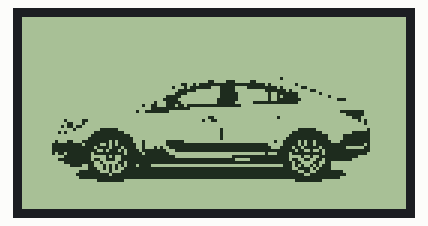
Simulated run of this sketch. Board: Arduino Uno, built with avr-gcc and run on an emulated ATmega328P. Shown: 128×64 one-colour display.

Above: at 0.2 s.

The sketch:

BitmapDisplayGrafico.ino
```cpp
/* ======================================================================================================

   Curso de Arduino WR Kits Channel

   Display Gráfico 128x64

   Imagem Bitmap


   Autor: Eng. Wagner Rambo  Data: Julho de 2018


   www.wrkits.com.br | facebook.com/wrkits | youtube.com/canalwrkits


====================================================================================================== */


// ======================================================================================================
// --- Bibliotecas ---
#include <U8glib.h>


// ======================================================================================================
// --- Objetos ---
U8GLIB_ST7920_128X64_1X u8g( 6,  //E
                             5,  //R/W
                             4,  //RS
                             7); //RST


// ======================================================================================================
// --- Imagem Bitmap ---
const uint8_t img_bitmap[] U8G_PROGMEM = {

   0x00, 0x00, 0x00, 0x00, 0x00, 0x00, 0x00, 0x00, 0x00, 0x00, 0x00, 0x00,
   0x00, 0x00, 0x00, 0x00, 0x00, 0x00, 0x00, 0x00, 0x00, 0x00, 0x00, 0x00,
   0x00, 0x00, 0x00, 0x00, 0x00, 0x00, 0x00, 0x00, 0x00, 0x00, 0x00, 0x00,
   0x00, 0x00, 0x00, 0x00, 0x00, 0x00, 0x00, 0x00, 0x00, 0x00, 0x00, 0x00,
   0x00, 0x00, 0x00, 0x00, 0x00, 0x00, 0x00, 0x00, 0x00, 0x00, 0x00, 0x00,
   0x00, 0x00, 0x00, 0x00, 0x00, 0x00, 0x00, 0x00, 0x00, 0x00, 0x00, 0x00,
   0x00, 0x00, 0x00, 0x00, 0x00, 0x00, 0x00, 0x00, 0x00, 0x00, 0x00, 0x00,
   0x00, 0x00, 0x00, 0x00, 0x00, 0x00, 0x00, 0x00, 0x00, 0x00, 0x00, 0x00,
   0x00, 0x00, 0x00, 0x00, 0x00, 0x00, 0x00, 0x00, 0x00, 0x00, 0x00, 0x00,
   0x00, 0x00, 0x00, 0x00, 0x00, 0x00, 0x00, 0x00, 0x00, 0x00, 0x00, 0x00,
   0x00, 0x00, 0x00, 0x00, 0x00, 0x00, 0x00, 0x00, 0x00, 0x00, 0x00, 0x00,
   0x00, 0x00, 0x00, 0x00, 0x00, 0x00, 0x00, 0x00, 0x00, 0x00, 0x00, 0x00,
   0x00, 0x00, 0x00, 0x00, 0x00, 0x00, 0x00, 0x00, 0x00, 0x00, 0x00, 0x00,
   0x00, 0x00, 0x00, 0x00, 0x00, 0x00, 0x00, 0x00, 0x00, 0x00, 0x00, 0x00,
   0x00, 0x00, 0x00, 0x00, 0x00, 0x00, 0x00, 0x00, 0x00, 0x00, 0x00, 0x00,
   0x00, 0x00, 0x00, 0x00, 0x00, 0x00, 0x00, 0x00, 0x00, 0x00, 0x00, 0x00,
   0x00, 0x00, 0x00, 0x00, 0x00, 0x00, 0x00, 0x00, 0x00, 0x00, 0x00, 0x00,
   0x00, 0x00, 0x00, 0x00, 0x00, 0x00, 0x00, 0x00, 0x00, 0x00, 0x00, 0x00,
   0x00, 0x00, 0x00, 0x00, 0x00, 0x00, 0x00, 0x00, 0x00, 0x00, 0x00, 0x00,
   0x00, 0x00, 0x00, 0x00, 0x00, 0x00, 0x00, 0x00, 0x00, 0x00, 0x00, 0x00,
   0x00, 0x00, 0x00, 0x00, 0x00, 0x00, 0x00, 0x00, 0x00, 0x00, 0x00, 0x00,
   0x00, 0x00, 0x00, 0x00, 0x00, 0x00, 0x00, 0x00, 0x00, 0x00, 0x00, 0x00,
   0x00, 0x00, 0x00, 0x00, 0x00, 0x00, 0x00, 0x00, 0x00, 0x00, 0x00, 0x00,
   0x00, 0x00, 0x00, 0x00, 0x00, 0x00, 0x00, 0x00, 0x00, 0x00, 0x00, 0x00,
   0x00, 0x00, 0x00, 0x00, 0x00, 0x00, 0x00, 0x00, 0x00, 0x00, 0x00, 0x00,
   0x00, 0x00, 0x00, 0x00, 0x00, 0x00, 0x00, 0x00, 0x00, 0x00, 0x00, 0x00,
   0x00, 0x00, 0x00, 0x00, 0x00, 0x00, 0x00, 0x00, 0x00, 0x00, 0x00, 0x00,
   0x00, 0x00, 0x00, 0x00, 0x00, 0x00, 0x40, 0x00, 0x00, 0x00, 0x00, 0x00,
   0x00, 0x00, 0x00, 0x00, 0x00, 0x00, 0x00, 0xc0, 0x70, 0x30, 0x00, 0x00,
   0x00, 0x00, 0x00, 0x00, 0x00, 0x00, 0x00, 0x00, 0x00, 0x00, 0x60, 0xfa,
   0xff, 0xff, 0x05, 0x08, 0x00, 0x00, 0x00, 0x00, 0x00, 0x00, 0x00, 0x00,
   0x00, 0x00, 0x44, 0x7f, 0x7c, 0xf8, 0x5f, 0x60, 0x00, 0x00, 0x00, 0x00,
   0x00, 0x00, 0x00, 0x00, 0x00, 0x00, 0xf0, 0x03, 0x7c, 0x00, 0xfe, 0x02,
   0x03, 0x00, 0x00, 0x00, 0x00, 0x00, 0x00, 0x00, 0x00, 0x00, 0x78, 0x00,
   0xfc, 0x00, 0xe4, 0x0f, 0x08, 0x00, 0x00, 0x00, 0x00, 0x00, 0x00, 0x00,
   0x00, 0x00, 0x1f, 0x00, 0xfc, 0x00, 0xa4, 0x0f, 0x40, 0x00, 0x00, 0x00,
   0x00, 0x00, 0x00, 0x00, 0x00, 0x80, 0x0f, 0x00, 0xfe, 0x00, 0xe4, 0x1f,
   0x00, 0x0e, 0x00, 0x00, 0x00, 0x00, 0x00, 0x00, 0x00, 0x10, 0x1f, 0x00,
   0x7e, 0xe0, 0xff, 0x0f, 0x00, 0x00, 0x00, 0x00, 0x00, 0x00, 0x00, 0x00,
   0x00, 0x19, 0xb7, 0xff, 0xff, 0x01, 0x00, 0x00, 0x00, 0x00, 0x00, 0x00,
   0x00, 0x00, 0x00, 0x00, 0x00, 0xf8, 0xff, 0x00, 0x00, 0x00, 0x00, 0x00,
   0x00, 0x00, 0x00, 0x00, 0x00, 0x00, 0x00, 0x00, 0x40, 0xfe, 0x01, 0x00,
   0x00, 0x00, 0x00, 0x00, 0x00, 0xfc, 0x03, 0x00, 0x00, 0x00, 0x00, 0x00,
   0x00, 0x00, 0x00, 0x00, 0x00, 0x00, 0x00, 0x00, 0x00, 0xf0, 0x03, 0x00,
   0x00, 0x00, 0x00, 0x00, 0x00, 0x00, 0x00, 0xc0, 0x00, 0x00, 0x20, 0x00,
   0x00, 0xc0, 0x01, 0x00, 0x00, 0x40, 0x30, 0x00, 0x00, 0x00, 0x00, 0x90,
   0x01, 0x00, 0x00, 0x00, 0x00, 0x00, 0x05, 0x00, 0x00, 0x80, 0x11, 0x00,
   0x00, 0x00, 0x00, 0x00, 0x00, 0x00, 0x00, 0x00, 0x00, 0x00, 0x04, 0x00,
   0x00, 0xa0, 0x0d, 0x00, 0x00, 0x00, 0x00, 0x00, 0x00, 0x00, 0x00, 0x00,
   0x00, 0x00, 0x00, 0x00, 0x00, 0x00, 0x02, 0xfc, 0x00, 0x00, 0x00, 0x00,
   0x04, 0x00, 0x00, 0xf0, 0x03, 0x00, 0x08, 0x00, 0x00, 0x50, 0x00, 0xff,
   0x03, 0x00, 0x00, 0x00, 0x04, 0x00, 0x00, 0xfc, 0x0f, 0xc0, 0x0f, 0x00,
   0x00, 0x00, 0x80, 0xff, 0x0f, 0x00, 0x00, 0x00, 0x04, 0x00, 0x00, 0xfe,
   0x3f, 0xf8, 0x0f, 0x00, 0x00, 0x00, 0xc0, 0xff, 0x1f, 0x00, 0x00, 0x00,
   0x04, 0x00, 0x00, 0xff, 0x3f, 0xf8, 0x0f, 0x00, 0x00, 0x88, 0xf1, 0x5f,
   0x1f, 0x01, 0x3f, 0x00, 0x00, 0x00, 0x90, 0xaf, 0x7d, 0xfc, 0x0f, 0x00,
   0x00, 0xfc, 0xef, 0x53, 0x3f, 0x01, 0xff, 0xff, 0xff, 0xff, 0x83, 0xaf,
   0xfd, 0xff, 0x0b, 0x00, 0x00, 0xfc, 0xff, 0xde, 0x3d, 0x51, 0xfe, 0xff,
   0xff, 0xff, 0xc7, 0xdb, 0xf7, 0x0f, 0x0c, 0x00, 0x00, 0xfc, 0xff, 0xe9,
   0x7a, 0xff, 0xf8, 0xff, 0xff, 0xff, 0xff, 0x37, 0xe9, 0xff, 0x0f, 0x00,
   0x00, 0xb4, 0x7f, 0xff, 0xfb, 0xfe, 0x01, 0x00, 0x00, 0x00, 0xe2, 0xfd,
   0xef, 0xff, 0x07, 0x00, 0x00, 0xc0, 0x7f, 0x50, 0xfe, 0xff, 0x07, 0x00,
   0xc0, 0xff, 0xff, 0x21, 0xf9, 0xff, 0x00, 0x00, 0x00, 0xf0, 0x7f, 0x73,
   0xfe, 0xff, 0xff, 0xff, 0x7f, 0xf0, 0xff, 0xcd, 0xec, 0x3f, 0x00, 0x00,
   0x00, 0xc0, 0xff, 0x04, 0xfb, 0xff, 0xff, 0xff, 0xff, 0xff, 0xff, 0x1b,
   0x66, 0x00, 0x00, 0x00, 0x00, 0x00, 0xcf, 0xa8, 0xba, 0x07, 0x00, 0x00,
   0x00, 0x00, 0x80, 0x2b, 0x75, 0x00, 0x00, 0x00, 0x00, 0x00, 0xc0, 0xa9,
   0xfc, 0xff, 0xff, 0xff, 0xff, 0xff, 0xff, 0xf3, 0x7a, 0x00, 0x00, 0x00,
   0x00, 0x00, 0xf8, 0x23, 0xfe, 0xff, 0xff, 0xff, 0xff, 0xff, 0xff, 0xcf,
   0xfc, 0x07, 0x00, 0x00, 0x00, 0x00, 0xfc, 0xdf, 0xff, 0xff, 0xff, 0xff,
   0xff, 0xff, 0xff, 0x3f, 0xff, 0x0f, 0x00, 0x00, 0x00, 0x00, 0xf8, 0xff,
   0xff, 0xff, 0xff, 0xff, 0xff, 0xff, 0xff, 0xff, 0xff, 0x03, 0x00, 0x00,
   0x00, 0x00, 0x00, 0xfe, 0x03, 0x00, 0x00, 0x00, 0x00, 0x00, 0x00, 0xf8,
   0x0f, 0x00, 0x00, 0x00, 0x00, 0x00, 0x00, 0x00, 0x00, 0x00, 0x00, 0x00,
   0x00, 0x00, 0x00, 0x00, 0x00, 0x00, 0x00, 0x00, 0x00, 0x00, 0x00, 0x00,
   0x00, 0x00, 0x00, 0x00, 0x00, 0x00, 0x00, 0x00, 0x00, 0x00, 0x00, 0x00,
   0x00, 0x00, 0x00, 0x00, 0x00, 0x00, 0x00, 0x00, 0x00, 0x00, 0x00, 0x00,
   0x00, 0x00, 0x00, 0x00, 0x00, 0x00, 0x00, 0x00, 0x00, 0x00, 0x00, 0x00,
   0x00, 0x00, 0x00, 0x00, 0x00, 0x00, 0x00, 0x00, 0x00, 0x00, 0x00, 0x00,
   0x00, 0x00, 0x00, 0x00, 0x00, 0x00, 0x00, 0x00, 0x00, 0x00, 0x00, 0x00,
   0x00, 0x00, 0x00, 0x00, 0x00, 0x00, 0x00, 0x00, 0x00, 0x00, 0x00, 0x00,
   0x00, 0x00, 0x00, 0x00, 0x00, 0x00, 0x00, 0x00, 0x00, 0x00, 0x00, 0x00,
   0x00, 0x00, 0x00, 0x00, 0x00, 0x00, 0x00, 0x00, 0x00, 0x00, 0x00, 0x00,
   0x00, 0x00, 0x00, 0x00, 0x00, 0x00, 0x00, 0x00, 0x00, 0x00, 0x00, 0x00,
   0x00, 0x00, 0x00, 0x00, 0x00, 0x00, 0x00, 0x00, 0x00, 0x00, 0x00, 0x00,
   0x00, 0x00, 0x00, 0x00

    };


// ======================================================================================================
// --- Protótipo das Funções ---
void bitmap();                      //função para gerar o bitmap


// ======================================================================================================
// --- Configurações Iniciais ---
void setup()
{

   disp_graph_init();

} //end setup


// ======================================================================================================
// --- Loop Infinito ---
void loop()
{

  u8g.firstPage();
  do {
     bitmap();
  } while( u8g.nextPage() );


} //end loop


// ======================================================================================================
// --- Desenvolvimento das Funções ---


// ======================================================================================================
// --- Função bitmap ---
void bitmap()
{

  u8g.drawXBMP( 0, 0, 128, 64, img_bitmap);


} //end bitmap


// ======================================================================================================
// --- Função de inicialização do Display ---
void disp_graph_init()
{
  if ( u8g.getMode() == U8G_MODE_R3G3B2 ) {
    u8g.setColorIndex(255);     //branco
  }
  else if ( u8g.getMode() == U8G_MODE_GRAY2BIT ) {
    u8g.setColorIndex(3);         //máxima intensidade
  }
  else if ( u8g.getMode() == U8G_MODE_BW ) {
    u8g.setColorIndex(1);         // pixel on
  }
  else if ( u8g.getMode() == U8G_MODE_HICOLOR ) {
    u8g.setHiColorByRGB(255,255,255);
  }

} //end disp_graph_init
```
